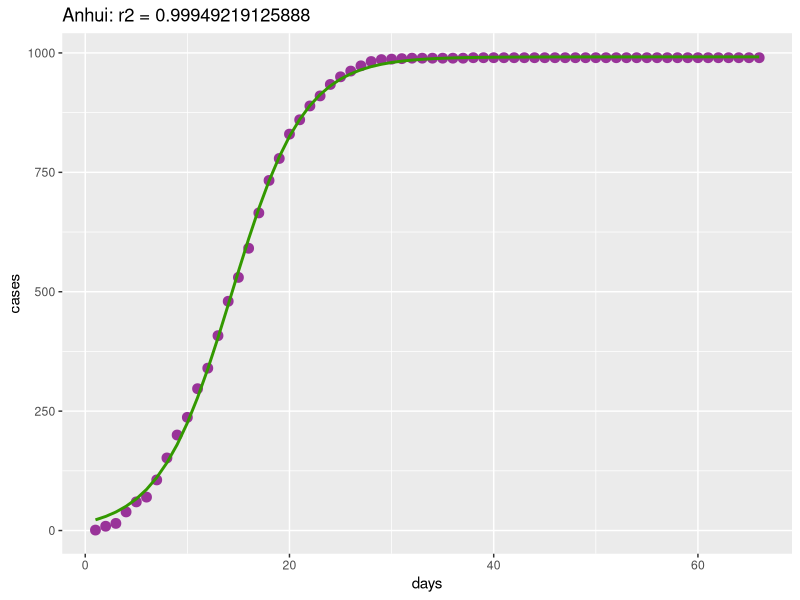
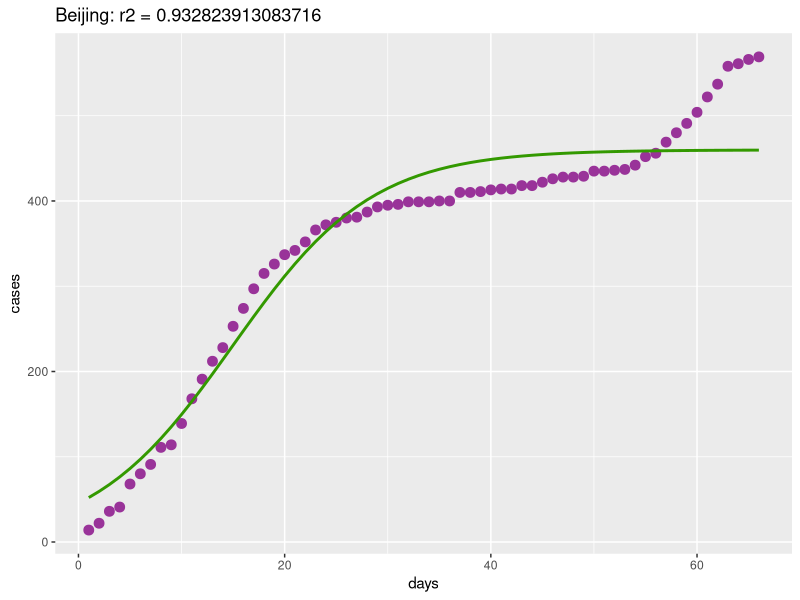
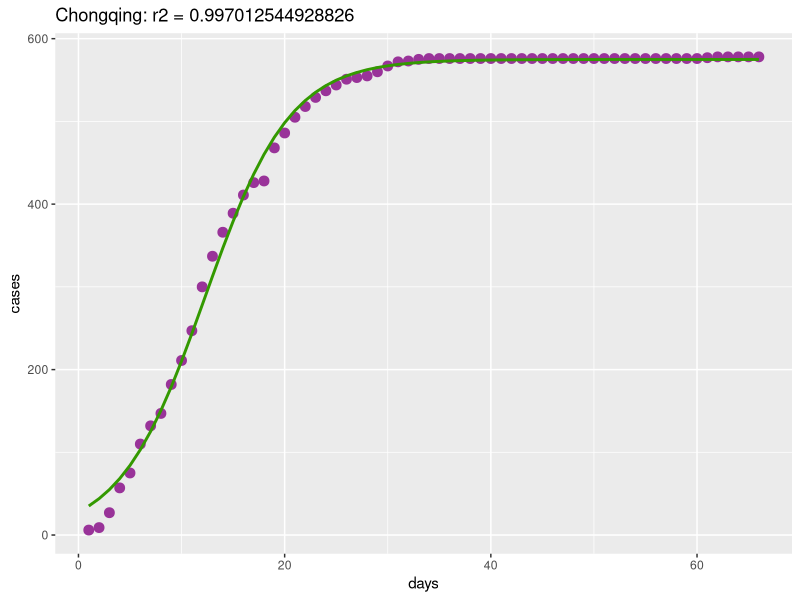
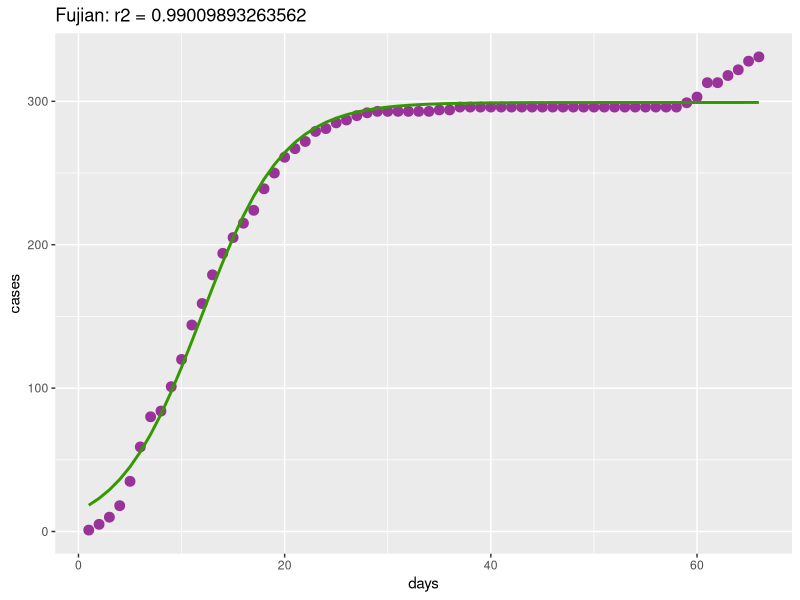
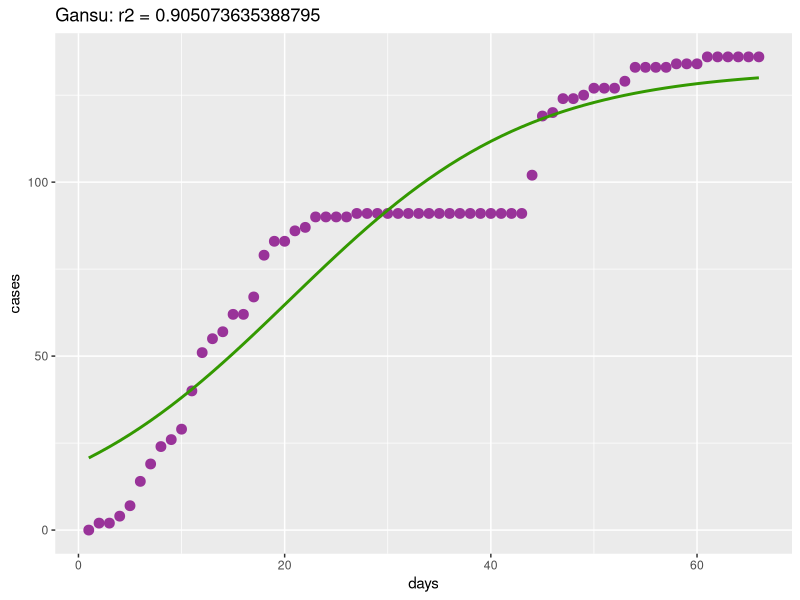
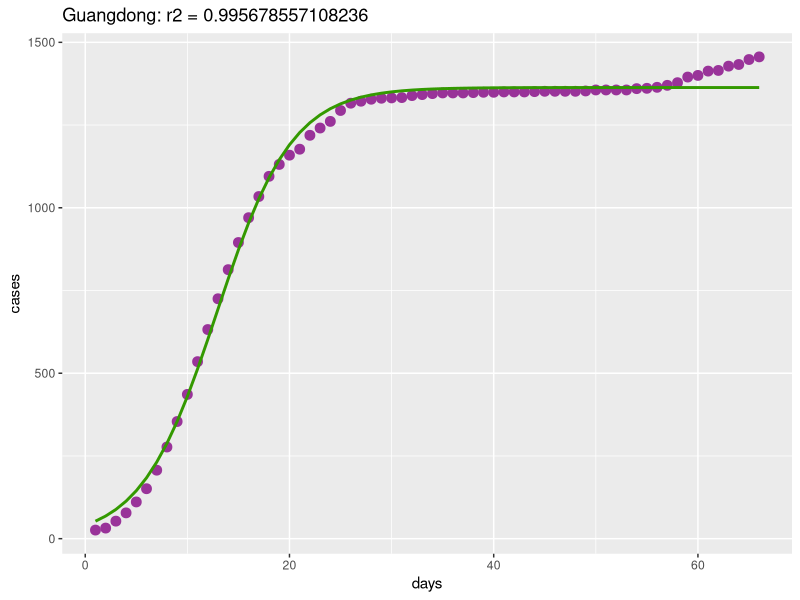
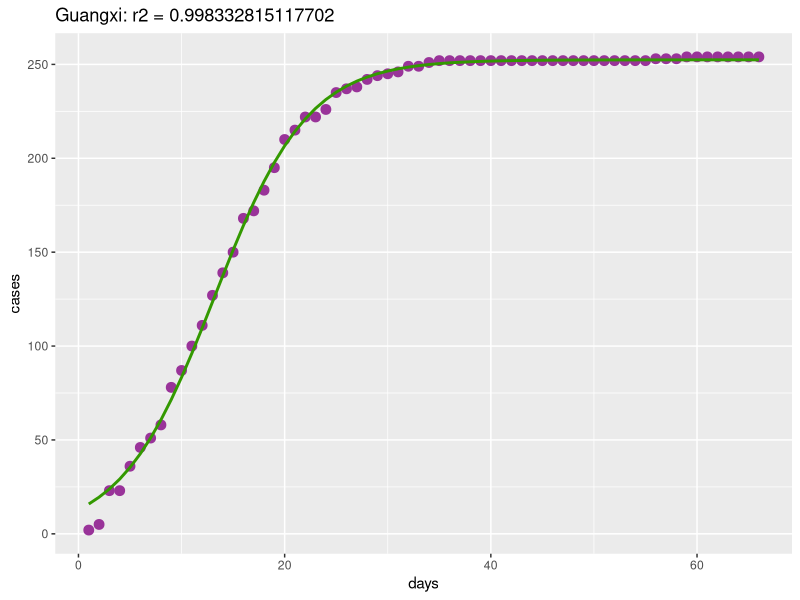
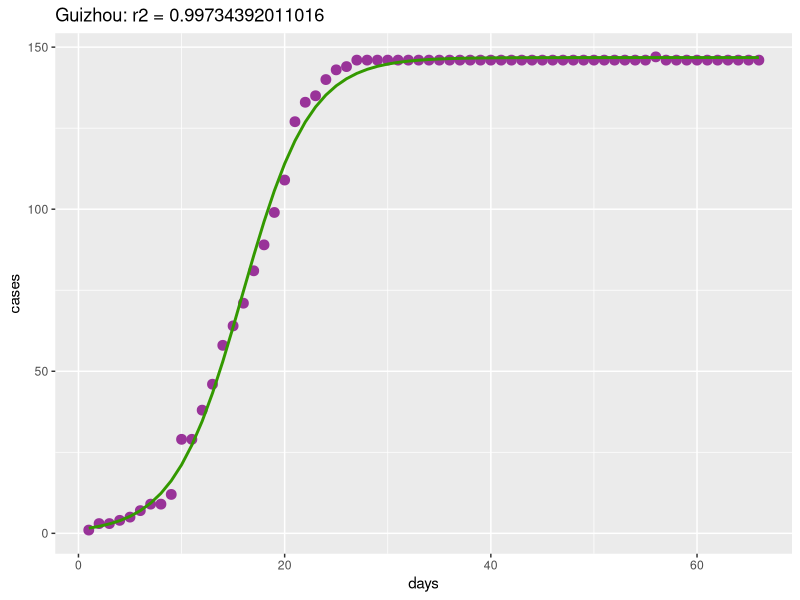

Here is the R script that generated these plots, in order:
# plotting lib
library(ggplot2)

# read in data
all_data = read.csv("all_china_data.csv",header = T)
all_data$days = seq(1,nrow(all_data),1) # add day

params.est <- data.frame()
regions = colnames(all_data[,2:34])
for (region in regions) {
  subset = cbind(all_data[,'days'],all_data[,region])
  colnames(subset) = c('days','cases')
  subset = as.data.frame(subset)
  Null.mod <- try(nls(cases~M/(1+exp(-beta*(days-alpha))), 
                  data=subset, 
                  start=list(M=993,beta=0.28,alpha=13.3)))
  if(inherits(Null.mod,"try-error")){
    print(region)
    next
  }
  new.df <- data.frame(days=all_data$days)
  new.df$pred1 <- predict(Null.mod, newdata=new.df)
  r2 = (cor(new.df$pred1,subset$cases))^2
  res = c(region,unname(coef(Null.mod)),r2)
  params.est <- rbind(params.est,as.data.frame(t(res)))
  
  pl1 <- ggplot(data=subset, aes(x=days,y=cases)) + geom_point( color="#993399", size=3)
  pl1 + geom_line(color="#993399")
  pl1 +  geom_line(data=new.df, aes(x=days,y=pred1), colour="#339900", size=1) + ggtitle(paste0(region,": r2 = ",r2))
  ggsave(paste0("figs/",region,"_initial_model.png"))
}

names(params.est) <- c("region","M","beta","alpha","r2")
write.csv(params.est,"all_region_models.csv")


